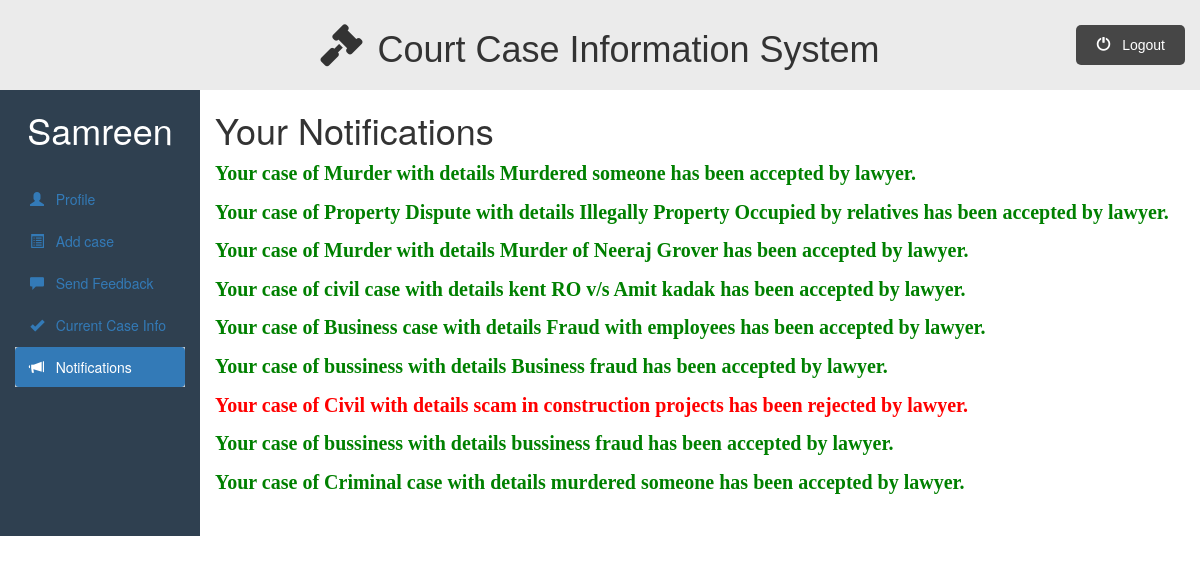
Page /client_dashboard.php?q=notifications (signed in) on the committed database.
### tables this page shows
CREATE TABLE `cases` (
  `case_id` int(11) NOT NULL,
  `case_type` varchar(50) NOT NULL,
  `case_details` varchar(200) NOT NULL,
  `next_hearing_date` date DEFAULT NULL,
  `prev_hearing_date` date DEFAULT NULL,
  `case_status` varchar(50) NOT NULL,
  `court_name` varchar(50) DEFAULT NULL,
  `lawyer_id_assigned` int(11) NOT NULL,
  `lawyer_status` varchar(20) DEFAULT 'not yet accepted',
  `clientforcase_id` int(11) NOT NULL
);

### Client/notifications.php (the view, shortened to what this page needs)
<div class="container-fluid">
    <div class="row">
        <div class="col-sm-2">
            <h1>
                <?php echo $_SESSION["client_name"]; ?>
            </h1>
            <br>
            <ul id="side_menu" class="nav nav-pills nav-stacked">
                <li class="">
                    <a href="client_dashboard.php">
                        <span class="glyphicon glyphicon-user"></span>
                        &nbsp; Profile
                    </a>
                </li>
                <li class="">
                    <a href="client_dashboard.php?q=addcase">
                        <span class="glyphicon glyphicon-list-alt"></span>
                        &nbsp; Add case
                    </a>
                </li>
                <li class="">
                    <a href="client_dashboard.php?q=sendfeedback">
                        <span class="glyphicon glyphicon-comment"></span>
                        &nbsp; Send Feedback
                    </a>
                </li>
                <li class="">
                    <a href="client_dashboard.php?q=currentcase">
                        <span class="glyphicon glyphicon-ok"></span>
                        &nbsp; Current Case Info
                    </a>
                </li>
                <li class="active">
                    <a href="client_dashboard.php?q=notifications">
                        <span class="glyphicon glyphicon-bullhorn"></span>
                        &nbsp; Notifications
                    </a>
                </li>
            </ul>
        </div>
        <div class="col-sm-10" style="font-weight: bold; padding-bottom: 30px;">
            <?php
require_once "includes/db.php";
if ($con) {
	echo "<h1>Your Notifications</h1>";
	$stmt = $con->prepare("
                    SELECT case_type, case_details, lawyer_status
                    FROM cases WHERE clientforcase_id = ?");
	$cid = (int) $_SESSION['client_id'];
	$stmt->bind_param('i', $cid);
	$stmt->execute();
	$stmt->store_result();
	$stmt->bind_result($ctype, $cdetails, $acc_status);
	while ($stmt->fetch()) {
		if ($acc_status == 'accepted') {
			echo "
                            <div>
                                <p  style='font-size:20px;font-family:Times New Roman;color:green;'>Your case of {$ctype} with details {$cdetails} has been {$acc_status} by lawyer.</p>
                            </div>
                            ";
		}
		if ($acc_status == 'rejected') {
			echo "
                            <div>
                                <p style='font-size:20px;font-family:Times New Roman;color:red;'>
                                    Your case of {$ctype} with details {$cdetails} has been {$acc_status} by lawyer.
                                </p>
                            </div>
                            ";
		}
	}
}
?>
        </div>
    </div>
</div>

### Public/css/style.css (style rules this page uses)
* { padding: 0%; margin: 0%; box-sizing: border-box; }
html { scroll-behavior: smooth; }
ul { list-style-type: none; }
.active, .accordion:hover { background-color: #ccc; }

### Public/css/dashboard.css (style rules this page uses)
.row { background-color: #2f4050; }
.col-sm-10 { background-color: #fff; }
.col-sm-2 h1 { color: #fff; text-align:center; }

### rows in the picture
cases: case_type "Murder", case_details "Murdered someone", lawyer_status "accepted"
cases: case_type "Property Dispute", case_details "Illegally Property Occupied by relatives", lawyer_status "accepted"
cases: case_type "Murder", case_details "Murder of Neeraj Grover", lawyer_status "accepted"
cases: case_type "civil case", case_details "kent RO v/s Amit kadak", lawyer_status "accepted"
cases: case_type "Business case", case_details "Fraud with employees", lawyer_status "accepted"
cases: case_type "bussiness", case_details "Business fraud", lawyer_status "accepted"
cases: case_type "Civil", case_details "scam in construction projects", lawyer_status "rejected"
cases: case_type "bussiness", case_details "bussiness fraud", lawyer_status "accepted"
cases: case_type "Criminal case", case_details "murdered someone", lawyer_status "accepted"

### other values in the picture
$_SESSION["client_name"] "Samreen"
